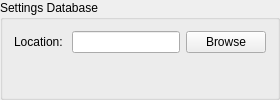
                      <widget class="QGroupBox" name="groupBox_db_save_loc">
                       <property name="title">
                        <string>Settings Database</string>
                       </property>
                       <layout class="QFormLayout" name="formLayout_8">
                        <item row="0" column="0">
                         <widget class="QLabel" name="label_db_save_loc_2">
                          <property name="text">
                           <string>Location: </string>
                          </property>
                         </widget>
                        </item>
                        <item row="0" column="1">
                         <widget class="QFrame" name="frame_db_save_loc_2">
                          <property name="sizePolicy">
                           <sizepolicy hsizetype="MinimumExpanding" vsizetype="Preferred">
                            <horstretch>0</horstretch>
                            <verstretch>0</verstretch>
                           </sizepolicy>
                          </property>
                          <property name="frameShape">
                           <enum>QFrame::NoFrame</enum>
                          </property>
                          <property name="frameShadow">
                           <enum>QFrame::Plain</enum>
                          </property>
                          <layout class="QHBoxLayout" name="horizontalLayout_12">
                           <property name="leftMargin">
                            <number>0</number>
                           </property>
                           <property name="topMargin">
                            <number>0</number>
                           </property>
                           <property name="rightMargin">
                            <number>0</number>
                           </property>
                           <property name="bottomMargin">
                            <number>0</number>
                           </property>
                           <item>
                            <widget class="QLineEdit" name="lineEdit_db_save_loc">
                             <property name="sizePolicy">
                              <sizepolicy hsizetype="Preferred" vsizetype="Fixed">
                               <horstretch>0</horstretch>
                               <verstretch>0</verstretch>
                              </sizepolicy>
                             </property>
                            </widget>
                           </item>
                           <item>
                            <widget class="QPushButton" name="pushButton_db_save_loc">
                             <property name="sizePolicy">
                              <sizepolicy hsizetype="Maximum" vsizetype="Fixed">
                               <horstretch>0</horstretch>
                               <verstretch>0</verstretch>
                              </sizepolicy>
                             </property>
                             <property name="text">
                              <string>Browse</string>
                             </property>
                            </widget>
                           </item>
                          </layout>
                         </widget>
                        </item>
                       </layout>
                      </widget>
